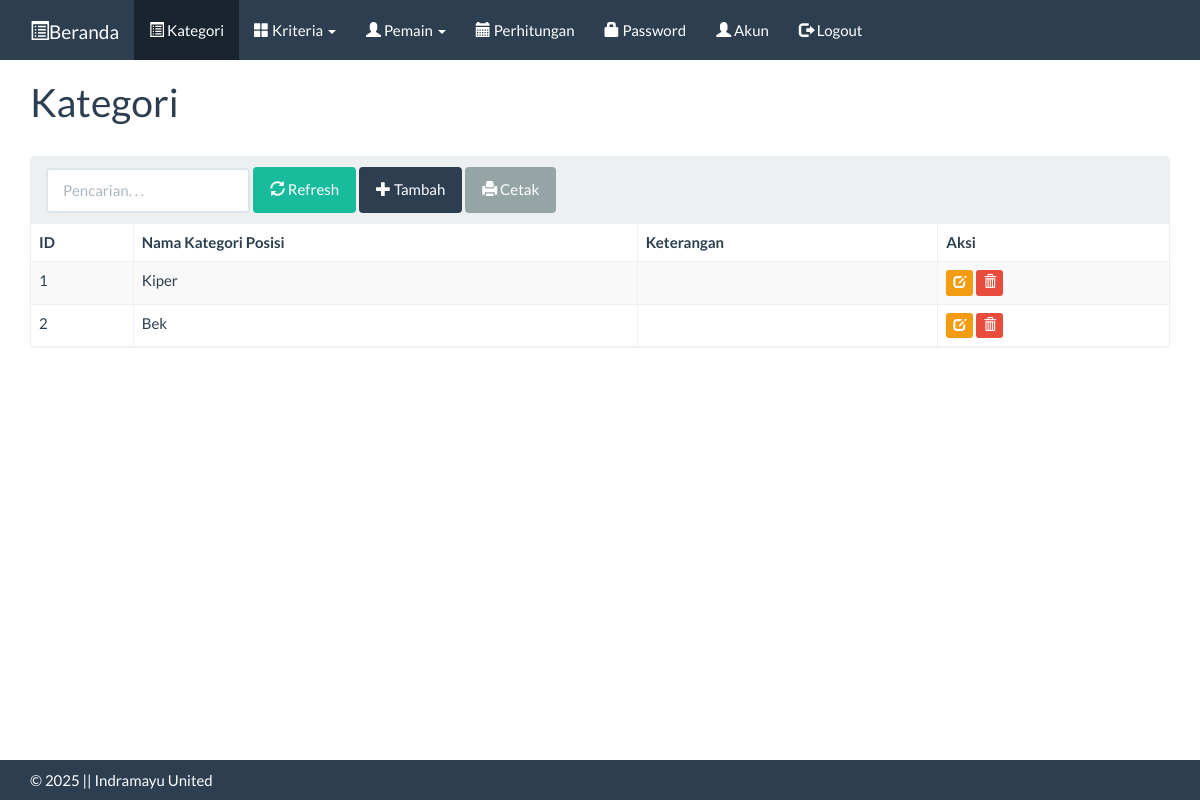
The app's page /index.php?m=periode&periode=2 (signed in) with its own data.
### tables this page shows
CREATE TABLE `tb_periode` (
  `tahun` int(11) NOT NULL,
  `nama` varchar(255) DEFAULT NULL,
  `keterangan` text DEFAULT NULL
);

### functions.php (called while the page is built, shortened)
<?php
include 'config.php';
include 'includes/db.php';
$db = new DB($config['server'], $config['username'], $config['password'], $config['database_name']);
include 'includes/general.php';
function get($key)
{
    return isset($_GET[$key]) ? $_GET[$key] : null;
}

### config.php (called while the page is built)
<?php
$config["server"]='localhost';
$config["username"]='root';
$config["password"]='';
$config["database_name"]='ahp-topsis';

### includes/general.php (called while the page is built, shortened)
<?php
function esc_field($str)
{
    return $str;
}

### includes/db.php (called while the page is built, shortened)
<?php
class DB{
    var $conn = null;
    public function __construct($host, $username, $passwd, $dbname){
        $this->conn = mysqli_connect($host, $username, $passwd, $dbname);
    }
    public function query($sql){
        $query = mysqli_query($this->conn, $sql) or die('<pre>Error mysqli_query: ' . mysqli_error($this->conn) . '<br />' . $sql . '</pre>');
        return $query;
    }
    public function get_results($sql){
        $query = $this->query($sql);
        $arr = array();
        while($row = mysqli_fetch_object($query)){
            $arr[] = $row;
        }
        return $arr;
    }
}

### periode.php (the view, shortened to what this page needs)
<div class="page-header">
    <h1>Kategori</h1>
</div>
<div class="panel panel-default">
    <div class="panel-heading">
        <form class="form-inline">
            <div class="form-group">
                <input class="form-control" type="search" placeholder="Pencarian. . ." name="q" value="<?= get('q') ?>" />
            </div>
            <div class="form-group">
                <button class="btn btn-success"><span class="glyphicon glyphicon-refresh"></span> Refresh</button>
            </div>
            <div class="form-group">
                <a class="btn btn-primary" href="?m=periode_tambah"><span class="glyphicon glyphicon-plus"></span> Tambah</a>
            </div>
            <div class="form-group">
                <a class="btn btn-default" target="_blank" href="cetak.php?m=periode"><span class="glyphicon glyphicon-print"></span> Cetak</a>
            </div>
        </form>
    </div>
    <div class="table-responsive">
        <table class="table table-bordered table-hover table-striped">
            <thead>
                <tr>
                    <th>ID</th>
                    <th>Nama Kategori Posisi</th>
                    <th>Keterangan</th>
                    <th>Aksi</th>
                </tr>
            </thead>
            <?php
            $q = esc_field(get('q'));
            $rows = $db->get_results("SELECT * FROM tb_periode WHERE (nama LIKE '%$q%' or tahun LIKE '%$q%' ) ORDER BY tahun");
            foreach ($rows as $row) : ?>
                <tr>
                    <td><?= $row->tahun ?></td>
                    <td><?= $row->nama ?></td>
                    <td><?= $row->keterangan ?></td>
                    <td>
                        <a class="btn btn-xs btn-warning" href="?m=periode_ubah&ID=<?= $row->tahun ?>"><span class="glyphicon glyphicon-edit"></span></a>
                        <a class="btn btn-xs btn-danger" href="aksi.php?act=periode_hapus&ID=<?= $row->tahun ?>" onclick="return confirm('Hapus data?')"><span class="glyphicon glyphicon-trash"></span></a>
                    </td>
                </tr>
            <?php endforeach; ?>
        </table>
    </div>
</div>

### assets/css/general.css (style rules this page uses)
html { position: relative; min-height: 100%; }
body { margin-bottom: 70px; }
.page-header { margin-top: 0; padding-bottom: 0; }
.page-header h1 { margin-top: 0; }

### records on screen
tb_periode: tahun "1", nama "Kiper"
tb_periode: tahun "2", nama "Bek"
